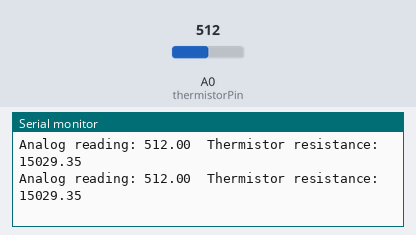
The sketch below on a simulated Arduino Uno, built with avr-gcc and run on an emulated ATmega328P. Parts: the last lines printed to the serial monitor. Inputs (shaded band) come from the test bench; at power-on: A0 (thermistorPin) = 512.

Above: at 1.8 s.
1.9 s: A0 (thermistorPin) set to 1015
At 2.8 s:
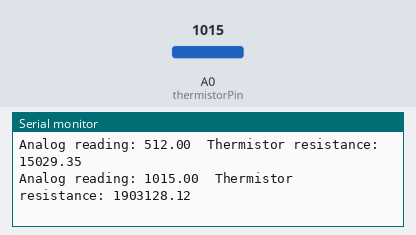
3.4 s: A0 (thermistorPin) set to 1023
At 4.8 s:
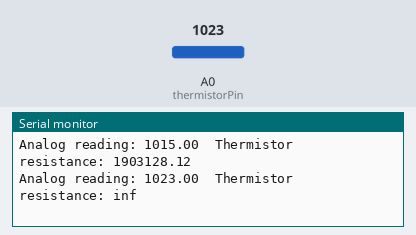

The sketch:

thermistor_resistance.ino
```cpp
#define thermistorPin A0
#define RIN 15000

void setup()
{
	pinMode(thermistorPin, INPUT);
	Serial.begin(9600);
}

void loop()
{
	float reading;

	reading = analogRead(thermistorPin);

	Serial.print("Analog reading: ");
	Serial.print(reading);

	//Convert the value to resistance
	reading = (1023 / reading) - 1;
	reading = RIN / reading;
  Serial.print("\t");
	Serial.print("Thermistor resistance: ");
	Serial.println(reading);

	delay(1000);
}
```

Measured:
- the behaviour switches between 1022 and 1023 on A0 (thermistorPin) (found by bisection; images 1 and 2)
- after the input at 1.9 s, the serial monitor: prints a new line after 0.10 s (image 1)
- after the input at 3.4 s, the serial monitor: prints a new line after 0.61 s (image 2)
